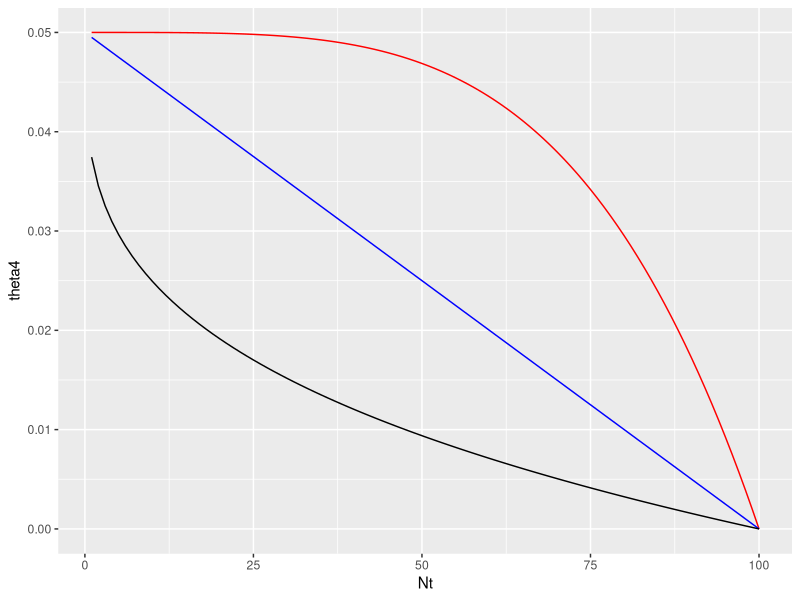
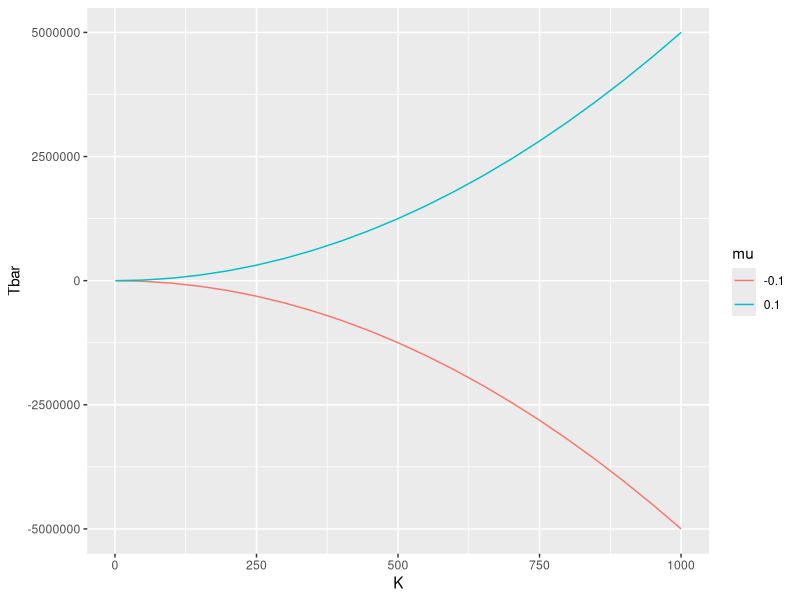
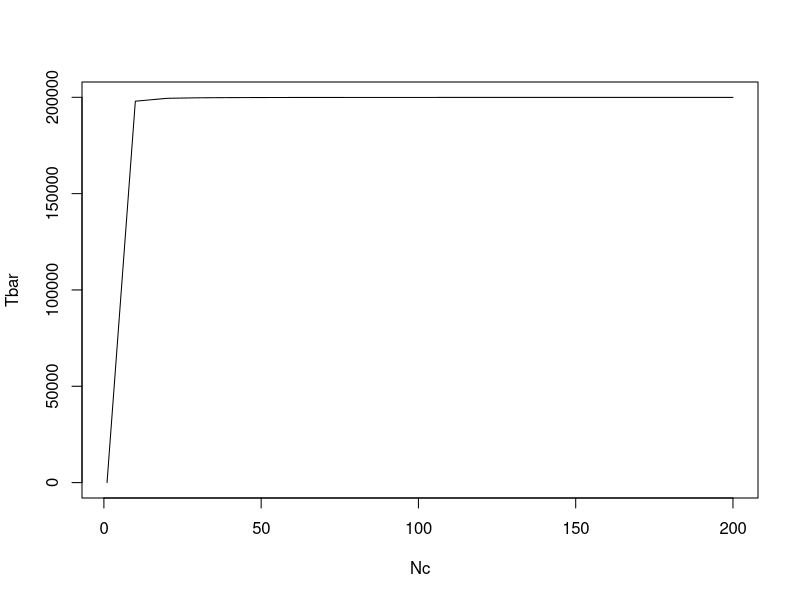
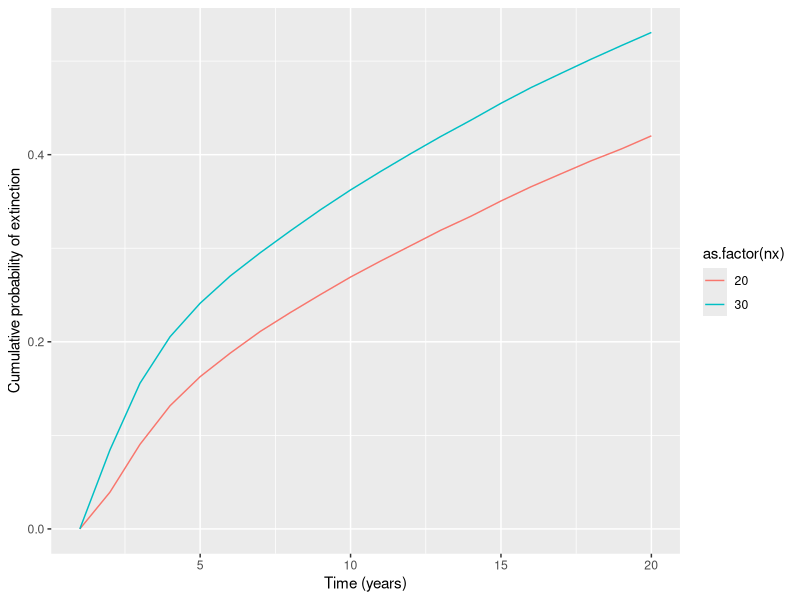

These figures' R source, in order: (Note: this script raises an error after producing the figures.)
## ---- chunk 1
library(ggplot2)
library(gridExtra)
library(tidyr)
library(dplyr)

Nt <- seq(1,100,by=1)
r <- 0.05
K=100

popsize <- data.frame(Nt=Nt, theta4=NaN, theta1=NaN, theta.3=NaN)
theta <- c(4,1, 0.3)
for(i in 1:length(theta)){
  theta.tmp <- theta[i]
  print(theta.tmp)
  for(row in 1:nrow(popsize)){
    Nt.tmp <- popsize$Nt[row]
    Nt1 <- Nt.tmp * exp(r*(1-(Nt.tmp/K)^theta.tmp))
    popsize[row,i+1] <- log(Nt1/Nt.tmp)
  }
}

ggplot(data=popsize, aes(x=Nt))+
  geom_line(aes(y=theta4), color='red')+
  geom_line(aes(y=theta1), color='blue') +
  geom_line(aes(y=theta.3), color='black')
## ---- chunk 2
# Code to plot the mean time to extinction vs. K and starting population size for the ceiling model

mu <- 0.1
s2 <- 0.1
c <- mu/s2

# Plot mean time to extinction as per equation 4.4
K <- seq(0,1000, by=50)
K[1] <- 1 # Minimum K is 1

k <- log(K)
Tbar <- (K^(2*c)-1-(2*c*k))/(2*mu*c) # From equation 4.4
Tbar2 <- (K^(2*c)-1-(2*c*k))/(2*-0.1*c) # From equation 4.4

plotdf <- data.frame(K=rep(K,2), Tbar=c(Tbar,Tbar2), 
                     mu=c(rep('0.1',length(K)),rep('-0.1',length(K))))

ggplot(data=plotdf, aes(x=K, y=Tbar, color=mu))+
  geom_line()
  
# plot(Tbar2~K, type='l', add=T)
## ---- chunk 3
# Plot mean time of extinction vs. Nc for population
K <- 200
Nc <- seq(0,200,by=10)
Nc[1] <- 1
k <- log(K)
d <- log(Nc)
Tbar <- (exp(2*c*k)*(1-exp(-2*c*d))-2*c*d)/(2*mu*c)

plot(Tbar~Nc, type='l')
## ---- chunk 4
census.years <- 1960:1986
c.census.data <- c(90,
                 175,
                 40,
                 45,
                 175,
                 200,
                 425,
                 425,
                 800,
                 256,
                 713,
                 198,
                 1819,
                 575,
                 567,
                 1819,
                 7227,
                 852,
                 216,
                 244,
                 267,
                 1753,
                 999,
                 1788,
                 143,
                 79,
                 94)

h.census.data <- c(70,
                   350,
                   750,
                   750,
                   1400,
                   2000,
                   1750,
                   900,
                   576,
                   871,
                   820,
                   235,
                   1149,
                   370,
                   177,
                   317,
                   1001,
                   190,
                   341,
                   135,
                   125,
                   316,
                   109,
                   122,
                   31,
                   48,
                   18
                   )
## ---- chunk 5
# Calculate log growth rate 
c.loggrowth <- log(c.census.data[2:length(c.census.data)]/c.census.data[1:length(c.census.data)-1])
h.loggrowth <- log(h.census.data[2:length(h.census.data)]/h.census.data[1:length(h.census.data)-1])

### The first SAS program to fit the Bay checkerspot census data
# r <- seq(0.5, 1.5, by=0.5)
# K <- seq(200, 800, by=200)
# theta <- seq(0.2, 1, by=0.4)

# In SAS, nonlinear least-squares regression must be supplied with derivatives of the function to be fit to the data with respect to each parameter in the model
density.ind <- nls(c.loggrowth~r.est)
# 0.001673
theta.starts <- list(r=0.5, K=200, theta=0.2)
density.theta <- nls(c.loggrowth~r*(1-(c.census.data[1:length(c.loggrowth)]/K)^theta), start = theta.starts)

ricker.starts <- list(r=0.5, K=200)
density.ricker <- nls(c.loggrowth~r*(1-(c.census.data[1:length(c.loggrowth)]/K)), start = ricker.starts)
## ---- chunk 6
print('Density independent model');
summary(density.ind);
print('Theta model');
summary(density.theta);
print('Ricker model');
summary(density.ricker)
## ---- chunk 7
# Calculate sum of squares and degrees of freedom (df) in each model
density.ind.ss <- sum((summary(density.ind)$residuals)^2)
density.theta.ss <- sum((summary(density.theta)$residuals)^2)
density.ricker.ss <- sum((summary(density.ricker)$residuals)^2)

density.ind.df <- sum(summary(density.ind)$df)
density.theta.df <- sum(summary(density.theta)$df)
density.ricker.df <- sum(summary(density.ricker)$df)

density.ind.vr <- density.ind.ss/density.ind.df
density.theta.vr <- density.theta.ss/density.theta.df
density.ricker.vr <- density.ricker.ss/density.ricker.df

density.ind.p <- nrow(summary(density.ind)$coefficients)+1
density.theta.p <- nrow(summary(density.theta)$coefficients)+1
density.ricker.p <- nrow(summary(density.ricker)$coefficients)+1

# Calculate the maximum log likelihood of each model
maxLL <- function(q,V){
  max.ll <- (q/-2)*(log(2*pi*V)+1)
  return(max.ll)
}

# Calculate maximum likelihood according to residual variance (.vr) and degrees of freedom (q, .df)
# These values are negative because they are the log- of a small number <1, the probability of data | parameters, model
maxLL.ind <- maxLL(q=density.ind.df, V=density.ind.vr)
maxLL.theta <- maxLL(q=density.theta.df, V=density.theta.vr)
maxLL.ricker <- maxLL(q=density.ricker.df, V=density.ricker.vr)
## ---- chunk 8
# Calculate the corrected AIC criterion (more appropriate in cases where the number of estimated parameters is similar to the number of datapoints, usually the case in PVA)

calcAICc <- function(lmax, p, q){
  aic.c <- -2*lmax+(2*p*q/(q-p-1))
  return(aic.c)
}

# q is the df, as before, and p is the number of parameters being estimated (plus Vr) using least-squares estimation
aic.ind <- calcAICc(lmax=maxLL.ind, p=density.ind.p, q=density.ind.df)
aic.theta <- calcAICc(lmax=maxLL.theta, p=density.theta.p, q=density.theta.df)
aic.ricker <- calcAICc(lmax=maxLL.ricker, p=density.ricker.p, q=density.ricker.df)
## ---- chunk 9
calcAICweight <- function(aic, aic.best){
  weights <- data.frame(aic=aic, w=NaN)
  denominator <- sum(exp(-0.5*(aic-aic.best)))
  for(i in 1:length(aic)){
    numerator <- exp(-0.5*(aic[i]-aic.best))
    weights[i,2] <- numerator/denominator
  }
  return(weights)
}

aic.list <- c(aic.ind, aic.theta, aic.ricker)
weights <- calcAICweight(aic.list, aic.best = min(aic.list))
weights$model <- c('Ind','Theta','Ricker')
weights
## ---- chunk 10
sigma_hat <- (density.ricker.df*density.ricker.vr)/(density.ricker.df-1)
## ---- chunk 11
# This function calculates the probability that a population following the Ricker curve with a starting population Nc falls below the Nx threshold
#    by time Tmax

theta_logistic_stoch <- function(r, K, theta, sigma2, Nc, Nx, tmax, nReps){
  sigma <- sqrt(sigma2)
  set.seed(12345) # Not necessary, only sets the random number generator's seed
  
  # Create a dataframe with columns rep, for the iteration, t, the year, and pop, Nt 
  popsize <- expand.grid(nRep=1:nReps,t=1:tmax)
  popsize$pop <- NaN
  
  # Set the first year of each rep to Nc
  popsize$pop[which(popsize$t==1)] <- Nc
  
  for(interval in 2:tmax){
    print(paste0('Year: ',interval))
    nt <- popsize$pop[which(popsize$t==(interval-1))]
    nt.1 <- nt*exp(r*(1-(nt/K)^theta) + sigma*rnorm(length(nt)))
    # Any population that falls below the extinction threshold is given NaN for extinction
    nt.1[which(nt.1<=Nx)] <- NaN 
    popsize$pop[which(popsize$t==interval)] <- nt.1
  }
  return(popsize)
}

# Now run the function to simulate the Ricker population growth model and its parameter estimates
ricker.sim.nx30 <- theta_logistic_stoch(r=summary(density.ricker)$coefficients[1],
                                   K=summary(density.ricker)$coefficients[2],
                                   theta=1,
                                   sigma2=sigma_hat,
                                   Nc=94,
                                   Nx=30,
                                   tmax=20,
                                   nReps=50000)
ricker.sim.nx20 <- theta_logistic_stoch(r=summary(density.ricker)$coefficients[1],
                                   K=summary(density.ricker)$coefficients[2],
                                   theta=1,
                                   sigma2=sigma_hat,
                                   Nc=94,
                                   Nx=20,
                                   tmax=20,
                                   nReps=50000)

ricker.sim.nx20$nx <- 20
ricker.sim.nx30$nx <- 30

ricker.sim <- rbind(ricker.sim.nx20, ricker.sim.nx30)

prob.extinct <- ricker.sim %>% 
  group_by(t,nx) %>% 
  summarize(extinct=sum(is.na(pop))) %>% 
  mutate(prob.ext=extinct/50000)

ggplot(data=prob.extinct, aes(x=t,y=prob.ext,color=as.factor(nx)))+
  geom_line()+
  xlab('Time (years)')+
  ylab('Cumulative probability of extinction')
## ---- chunk 12
density.ind <- nls(h.loggrowth~r.est)
# -0.05224
theta.starts <- list(r=0.5, K=200, theta=0.2)
density.theta <- nls(h.loggrowth~r*(1-(h.census.data[1:length(h.loggrowth)]/K)^theta), start = theta.starts)

ricker.starts <- list(r=0.5, K=200)
density.ricker <- nls(h.loggrowth~r*(1-(h.census.data[1:length(h.loggrowth)]/K)), start = ricker.starts)

print('Density independent model (JRH)');
summary(density.ind);
print('Theta model (JRH)');
summary(density.theta);
print('Ricker model (JRH)');
summary(density.ricker)
## ---- chunk 13
# Calculate sum of squares and degrees of freedom (df) in each model
density.ind.ss <- sum((summary(density.ind)$residuals)^2)
density.theta.ss <- sum((summary(density.theta)$residuals)^2)
density.ricker.ss <- sum((summary(density.ricker)$residuals)^2)

density.ind.df <- sum(summary(density.ind)$df)
density.theta.df <- sum(summary(density.theta)$df)
density.ricker.df <- sum(summary(density.ricker)$df)

density.ind.vr <- density.ind.ss/density.ind.df
density.theta.vr <- density.theta.ss/density.theta.df
density.ricker.vr <- density.ricker.ss/density.ricker.df

density.ind.p <- nrow(summary(density.ind)$coefficients)+1
density.theta.p <- nrow(summary(density.theta)$coefficients)+1
density.ricker.p <- nrow(summary(density.ricker)$coefficients)+1

# Calculate maximum likelihood according to residual variance (.vr) and degrees of freedom (q, .df)
# These values are negative because they are the log- of a small number <1, the probability of data | parameters, model
maxLL.ind <- maxLL(q=density.ind.df, V=density.ind.vr)
maxLL.theta <- maxLL(q=density.theta.df, V=density.theta.vr)
maxLL.ricker <- maxLL(q=density.ricker.df, V=density.ricker.vr)
## ---- chunk 14
# Calculate the corrected AIC criterion (more appropriate in cases where the number of estimated parameters is similar to the number of datapoints, usually the case in PVA)
aic.ind <- calcAICc(lmax=maxLL.ind, p=density.ind.p, q=density.ind.df)
aic.theta <- calcAICc(lmax=maxLL.theta, p=density.theta.p, q=density.theta.df)
aic.ricker <- calcAICc(lmax=maxLL.ricker, p=density.ricker.p, q=density.ricker.df)
## ---- chunk 15
aic.list <- c(aic.ind, aic.theta, aic.ricker)
weights <- calcAICweight(aic.list, aic.best = min(aic.list))
weights$model <- c('Ind','Theta','Ricker')
weights

# This time, it suggests a independent model
## ---- chunk 16
sigma_hat <- (density.ind.df*density.ind.vr)/(density.ind.df-1)

density_ind <- function(r,sigma2, Nc, Nx, tmax, nReps){
  sigma <- sqrt(sigma2)
  set.seed(12345) # Not necessary, only sets the random number generator's seed
  
  # Create a dataframe with columns rep, for the iteration, t, the year, and pop, Nt 
  popsize <- expand.grid(nRep=1:nReps,t=1:tmax)
  popsize$pop <- NaN
  
  # Set the first year of each rep to Nc
  popsize$pop[which(popsize$t==1)] <- Nc
  
  for(interval in 2:tmax){
    print(paste0('Year: ',interval))
    nt <- popsize$pop[which(popsize$t==(interval-1))]
    nt.1 <- nt*exp(r + sigma*rnorm(length(nt)))
    # Any population that falls below the extinction threshold is given NaN for extinction
    nt.1[which(nt.1<=Nx)] <- NaN 
    popsize$pop[which(popsize$t==interval)] <- nt.1
  }
  return(popsize)
}

# Now run the function to simulate the Ricker population growth model and its parameter estimates
ind.sim.nx10 <- density_ind(r=summary(density.ind)$coefficients[1],
                                   sigma2=sigma_hat,
                                   Nc=18,
                                   Nx=10,
                                   tmax=20,
                                   nReps=50000)
ind.sim.nx15 <- theta_logistic_stoch(r=summary(density.ricker)$coefficients[1],
                                   K=summary(density.ricker)$coefficients[2],
                                   theta=1,
                                   sigma2=sigma_hat,
                                   Nc=18,
                                   Nx=15,
                                   tmax=20,
                                   nReps=50000)

ind.sim.nx10$nx <- 10
ind.sim.nx15$nx <- 15

ind.sim <- rbind(ind.sim.nx10, ind.sim.nx15)

prob.extinct <- ind.sim %>% 
  group_by(t,nx) %>% 
  summarize(extinct=sum(is.na(pop))) %>% 
  mutate(prob.ext=extinct/50000)

ggplot(data=prob.extinct, aes(x=t,y=prob.ext,color=as.factor(nx)))+
  geom_line()+
  xlab('Time (years)')+
  ylab('Cumulative probability of extinction')
## ---- chunk 17
allee.starts <- list(r=0.1, b=0.1, A=10)
allee.lower <- list(r=0, b=0, A=0)
density.allee <- nls(c.loggrowth~log(c.census.data[1:length(c.loggrowth)])-log(A+c.census.data[1:length(c.loggrowth)])+
                       r-b*c.census.data[1:length(c.loggrowth)], start = allee.starts, lower=allee.lower,
                     algorithm = 'port') # Necessary to set a lower bound on A, which otherwise becomes negative!

density.allee
## ---- chunk 18
# This function simulates the growth of a density-dependent population with both demographic and environmental stochasticity
demstoch <- function(r,K,theta,Nc,ad,bd,ae,be,tmax,nReps){
  popsize <- expand.grid(nRep=1:nReps,t=1:tmax)
  popsize$pop <- NaN
  
  # Set the first year of each rep to Nc
  popsize$pop[which(popsize$t==1)] <- Nc
  
  for(interval in 2:tmax){
    print(paste0('Year: ',interval))
    nt <- popsize$pop[which(popsize$t==(interval-1))]
    
    # Compute means of lambdas
    mlam <- exp(r*(1-(nt/K)^theta))
    
    # Variance in lambdas
    vlam <- ((ad*nt+bd)/nt) + (ae*nt+be)
    
    # Coefficient of variation in lambdas
    cv2 <- vlam/(mlam^2)
    
    mx <- log(mlam)-0.5*log(cv2+1)
    sdx <- sqrt(log(cv2+1))
    nt.1 <- nt*exp(mx+(sdx*rnorm(length(nt)))) 
    popsize$pop[which(popsize$t==interval)] <- nt.1
  }
  return(popsize)
}

dem.env.ex <- demstoch(r=0.1,K=15, theta=1, Nc=10, ad=0, bd=1, ae=0, be=0.1, tmax=50, nReps=10)

# Choose pretty breaks 
base_breaks <- function(n = 10){
    function(x) {
        axisTicks(log10(range(x, na.rm = TRUE)), log = TRUE, n = n)
    }
}

# Plot Nt vs t, with log-y axis
allee.plot <- ggplot(data=dem.env.ex, aes(y=pop, x=t, group=nRep, color=nRep)) +
  geom_line() +
  scale_y_continuous(trans='log10', breaks=base_breaks()) +
    ggtitle(label='Allee effects')
## ---- chunk 19
dem.env.ex2 <- demstoch(r=0.1,K=15, theta=1, Nc=10, ad=0, bd=0.1, ae=0, be=0.1, tmax=50, nReps=10)

# Plot Nt vs t, with log-y axis
no.allee.plot <- ggplot(data=dem.env.ex2, aes(y=pop, x=t, group=nRep, color=nRep)) +
  geom_line() +
  scale_y_continuous(trans='log10', breaks=base_breaks()) + 
  ggtitle(label='Minimal Allee effects')

grid.arrange(no.allee.plot+theme(legend.position = 'None'), 
             allee.plot+theme(legend.position = 'None'), 
             ncol=2)
## ---- chunk 20
deviates <- summary(density.ricker)$residuals
deviates.block1 <- deviates[1:length(deviates)-1]
deviates.block2 <- deviates[2:length(deviates)]

# Calculate Pearson's correlation:
pearson.coeff <- cor(x=deviates.block1, y=deviates.block2, method="pearson")
pearson.coeff 

# To test for significance:
pearson.test <- cor.test(x=deviates.block1, y=deviates.block2, method="pearson")
pearson.test
## ---- chunk 21
# This code calculates the probability of quasi-extinction with temporally autocorrelated environmental effects
theta_logistic_autocorr <- function(r, K, theta, sigma2, Nc, Nx, tmax, rho, nReps){
  set.seed(12345) # Not necessary, only sets the random number generator's seed
  sigma <- sqrt(sigma2)
  # Beta scales the new random numbers so that total environmental variance equals sigma2
  beta <- sqrt(1-rho^2)
  # Create a dataframe with columns rep, for the iteration, t, the year, and pop, Nt 
  popsize <- expand.grid(nRep=1:nReps,t=1:tmax)
  popsize$pop <- NaN
  # Set the first year of each rep to Nc
  popsize$pop[which(popsize$t==1)] <- Nc
  for(interval in 2:tmax){
    print(paste0('Year: ',interval))
    nt <- popsize$pop[which(popsize$t==(interval-1))]
    # Skip the creation of eold (not necessary), make enew here
    enew <- rho*rnorm(length(nt))+sigma*beta*rnorm(length(nt))
    # Use the ricker model to project ahead
    nt.1 <- nt*exp(r*(1-(nt/K)^theta) + enew)
    
    # Any population that falls below the extinction threshold is given NaN for extinction
    nt.1[which(nt.1<=Nx)] <- NaN 
    popsize$pop[which(popsize$t==interval)] <- nt.1
  }
  return(popsize)
}

autocorr.ex <- theta_logistic_autocorr(r=0.8, K=10, theta=1, sigma2=0.05, Nc=10, Nx=5, tmax=50, rho=0.1, nReps=10000)

# Calculate the number of NaNs by the last year of simulation, t=50
last.year <- autocorr.ex[which(autocorr.ex$t==50),]
prob.ext <- (sum(is.na(last.year$pop)))/(nrow(last.year))
# 0.1863

# Plot the trajectories of 20 random samples
autocorr.plot <- ggplot(data=autocorr.ex[which(autocorr.ex$nRep %in% sample(10000, size=20, replace=F)),], aes(y=pop, x=t, group=nRep, color=nRep)) +
  geom_line() +
#  scale_y_continuous(trans='log10', breaks=base_breaks()) + 
  ggtitle(label='Environmental autocorrelation')

autocorr.plot
## ---- chunk 22
theta_logistic_catbon <- function(mu, sigma2, Nc, Nx, tmax, probout, outliers, nReps){
  set.seed(12345) # Not necessary, only sets the random number generator's seed
  sigma <- sqrt(sigma2)

  # Create a dataframe with columns rep, for the iteration, t, the year, and pop, Nt 
  popsize <- expand.grid(nRep=1:nReps,t=1:tmax)
  popsize$pop <- NaN
  # Set the first year of each rep to Nc
  popsize$pop[which(popsize$t==1)] <- Nc
  numout <- length(outliers)
  for(interval in 2:tmax){
    print(paste0('Year: ',interval))
    nt <- popsize$pop[which(popsize$t==(interval-1))]
    # For each replicate in each year, calculate whether the year is typical or extreme
    probs <- runif(n=length(nt))
    typical <- probs>probout
    # Differentiate between typical and atypical years
    lambdas <- rep(NaN, length(nt))
    # Calculate typical lambdas
    lambdas[typical] <- exp(mu+sigma*rnorm(n=sum(typical)))
    # Calculate atypical lambdas
    lambdas[!typical] <- sample(outliers, size=sum(!typical), replace=T)
    # print(length(lambdas))
    
    # Calculate next year's population size
    nt.1 <- nt*lambdas
    
    # Any population that falls below the extinction threshold is given NaN for extinction
    nt.1[which(nt.1<=Nx)] <- NaN 
    popsize$pop[which(popsize$t==interval)] <- nt.1
  }
  return(popsize)
}

catbon.ex <- theta_logistic_catbon(mu=0.01467, sigma2=0.01167, 
                                   Nc=99, Nx=20, tmax=20,
                                   probout=1/38, 
                                   outliers=c(0.7875, 1.3077), 
                                   nReps=1000000)

last.year <- catbon.ex[which(catbon.ex$t==20),]
prob.ext <- (sum(is.na(last.year$pop)))/(nrow(last.year))
# 0.000121
